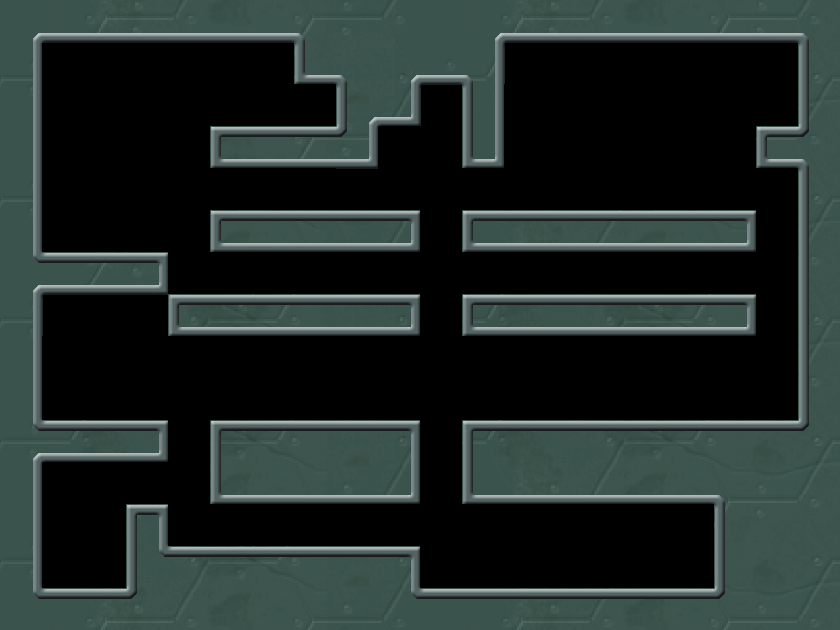

Rendered tile map (Tiled .tmx) drawn with the repository's tilesets; below, a short description and the map source with its tile grids summarised:
An orthogonal 20x15 tile map with 42x42 px tiles, 1 tile layer (map) and 41 objects (17x nl, 6x emy_lang, 4x dec_oneBox, 4x dec_tong, 4x dec_godeng, ...).

<map version="1.0" orientation="orthogonal" width="20" height="15" tilewidth="42" tileheight="42">
 <tileset firstgid="1" name="level4" tilewidth="42" tileheight="42">
  <image source="level4.png" width="840" height="630" />
  <tile id="41">
   <properties>
    <property name="tag" value="1" />
   </properties>
  </tile>
 </tileset>
 <layer name="map" width="20" height="15">
  <data>[300 cells, 300 non-empty, 168 distinct tile ids]</data>
 </layer>
 <objectgroup name="data" width="20" height="15">
  <object name="na" x="42" y="378" width="42" height="42" />
  <object name="dec_oneBox" x="168" y="252" width="42" height="42">
   <properties>
    <property name="any" value="0" />
    <property name="flipX" value="1" />
   </properties>
  </object>
  <object name="dec_oneBox" x="294" y="252" width="42" height="42">
   <properties>
    <property name="any" value="0" />
   </properties>
  </object>
  <object name="dec_oneBox" x="714" y="252" width="42" height="42">
   <properties>
    <property name="any" value="0" />
   </properties>
  </object>
  <object name="wl" x="336" y="168" width="42" height="42" />
  <object name="dec_yuantong" x="42" y="546" width="42" height="42">
   <properties>
    <property name="any" value="0" />
   </properties>
  </object>
  <object name="dec_oneBox" x="504" y="252" width="42" height="42">
   <properties>
    <property name="any" value="0" />
    <property name="flipX" value="1" />
   </properties>
  </object>
  <object name="dec_tong" x="546" y="378" width="42" height="42">
   <properties>
    <property name="any" value="0" />
   </properties>
  </object>
  <object name="dec_tong" x="714" y="378" width="42" height="42">
   <properties>
    <property name="any" value="0" />
   </properties>
  </object>
  <object name="dec_tong" x="462" y="546" width="42" height="42">
   <properties>
    <property name="any" value="0" />
   </properties>
  </object>
  <object name="dec_tong" x="630" y="546" width="42" height="42">
   <properties>
    <property name="any" value="0" />
   </properties>
  </object>
  <object name="nl" x="42" y="42" width="42" height="42">
   <properties>
    <property name="dir" value="2" />
   </properties>
  </object>
  <object name="nl" x="84" y="42" width="42" height="42">
   <properties>
    <property name="dir" value="2" />
   </properties>
  </object>
  <object name="nl" x="126" y="42" width="42" height="42">
   <properties>
    <property name="dir" value="2" />
   </properties>
  </object>
  <object name="nl" x="168" y="42" width="42" height="42">
   <properties>
    <property name="dir" value="2" />
   </properties>
  </object>
  <object name="nl" x="252" y="42" width="42" height="42">
   <properties>
    <property name="dir" value="2" />
   </properties>
  </object>
  <object name="nl" x="210" y="42" width="42" height="42">
   <properties>
    <property name="dir" value="2" />
   </properties>
  </object>
  <object name="nl" x="714" y="42" width="42" height="42">
   <properties>
    <property name="dir" value="2" />
   </properties>
  </object>
  <object name="nl" x="504" y="42" width="42" height="42">
   <properties>
    <property name="dir" value="2" />
   </properties>
  </object>
  <object name="nl" x="588" y="42" width="42" height="42">
   <properties>
    <property name="dir" value="2" />
   </properties>
  </object>
  <object name="nl" x="630" y="42" width="42" height="42">
   <properties>
    <property name="dir" value="2" />
   </properties>
  </object>
  <object name="nl" x="672" y="42" width="42" height="42">
   <properties>
    <property name="dir" value="2" />
   </properties>
  </object>
  <object name="nl" x="546" y="42" width="42" height="42">
   <properties>
    <property name="dir" value="2" />
   </properties>
  </object>
  <object name="nl" x="756" y="42" width="42" height="42">
   <properties>
    <property name="dir" value="2" />
   </properties>
  </object>
  <object name="nl" x="420" y="84" width="42" height="42">
   <properties>
    <property name="dir" value="2" />
   </properties>
  </object>
  <object name="nl" x="42" y="294" width="42" height="42">
   <properties>
    <property name="dir" value="2" />
   </properties>
  </object>
  <object name="nl" x="84" y="294" width="42" height="42">
   <properties>
    <property name="dir" value="2" />
   </properties>
  </object>
  <object name="nl" x="126" y="294" width="42" height="42">
   <properties>
    <property name="dir" value="2" />
   </properties>
  </object>
  <object name="emy_zhu" x="252" y="378" width="42" height="42" />
  <object name="emy_zhu" x="42" y="210" width="42" height="42">
   <properties>
    <property name="flipX" value="1" />
    <property name="max" value="3" />
    <property name="min" value="1" />
    <property name="speed" value="1" />
   </properties>
  </object>
  <object name="emy_lang" x="84" y="210" width="42" height="42">
   <properties>
    <property name="flipX" value="1" />
    <property name="max" value="3" />
    <property name="min" value="1" />
    <property name="speed" value="1" />
   </properties>
  </object>
  <object name="emy_zhu" x="462" y="168" width="42" height="42">
   <properties>
    <property name="flipX" value="1" />
    <property name="max" value="17" />
    <property name="min" value="11" />
    <property name="speed" value="1" />
   </properties>
  </object>
  <object name="emy_lang" x="462" y="378" width="42" height="42">
   <properties>
    <property name="flipX" value="1" />
    <property name="max" value="18" />
    <property name="min" value="11" />
    <property name="speed" value="1" />
   </properties>
  </object>
  <object name="emy_lang" x="504" y="378" width="42" height="42">
   <properties>
    <property name="flipX" value="1" />
    <property name="max" value="18" />
    <property name="min" value="11" />
    <property name="speed" value="1" />
   </properties>
  </object>
  <object name="emy_lang" x="546" y="378" width="42" height="42">
   <properties>
    <property name="flipX" value="1" />
    <property name="max" value="18" />
    <property name="min" value="11" />
    <property name="speed" value="1" />
   </properties>
  </object>
  <object name="dec_godeng" x="252" y="336" width="42" height="42">
   <properties>
    <property name="any" value="1" />
   </properties>
  </object>
  <object name="dec_godeng" x="504" y="336" width="42" height="42">
   <properties>
    <property name="any" value="1" />
   </properties>
  </object>
  <object name="dec_godeng" x="714" y="336" width="42" height="42">
   <properties>
    <property name="any" value="1" />
   </properties>
  </object>
  <object name="emy_lang" x="420" y="546" width="42" height="42">
   <properties>
    <property name="flipX" value="1" />
    <property name="max" value="16" />
    <property name="min" value="10" />
    <property name="speed" value="1" />
   </properties>
  </object>
  <object name="emy_lang" x="672" y="546" width="42" height="42">
   <properties>
    <property name="max" value="16" />
    <property name="min" value="10" />
    <property name="speed" value="1" />
   </properties>
  </object>
  <object name="dec_godeng" x="546" y="504" width="42" height="42">
   <properties>
    <property name="any" value="1" />
   </properties>
  </object>
 </objectgroup>
</map>
